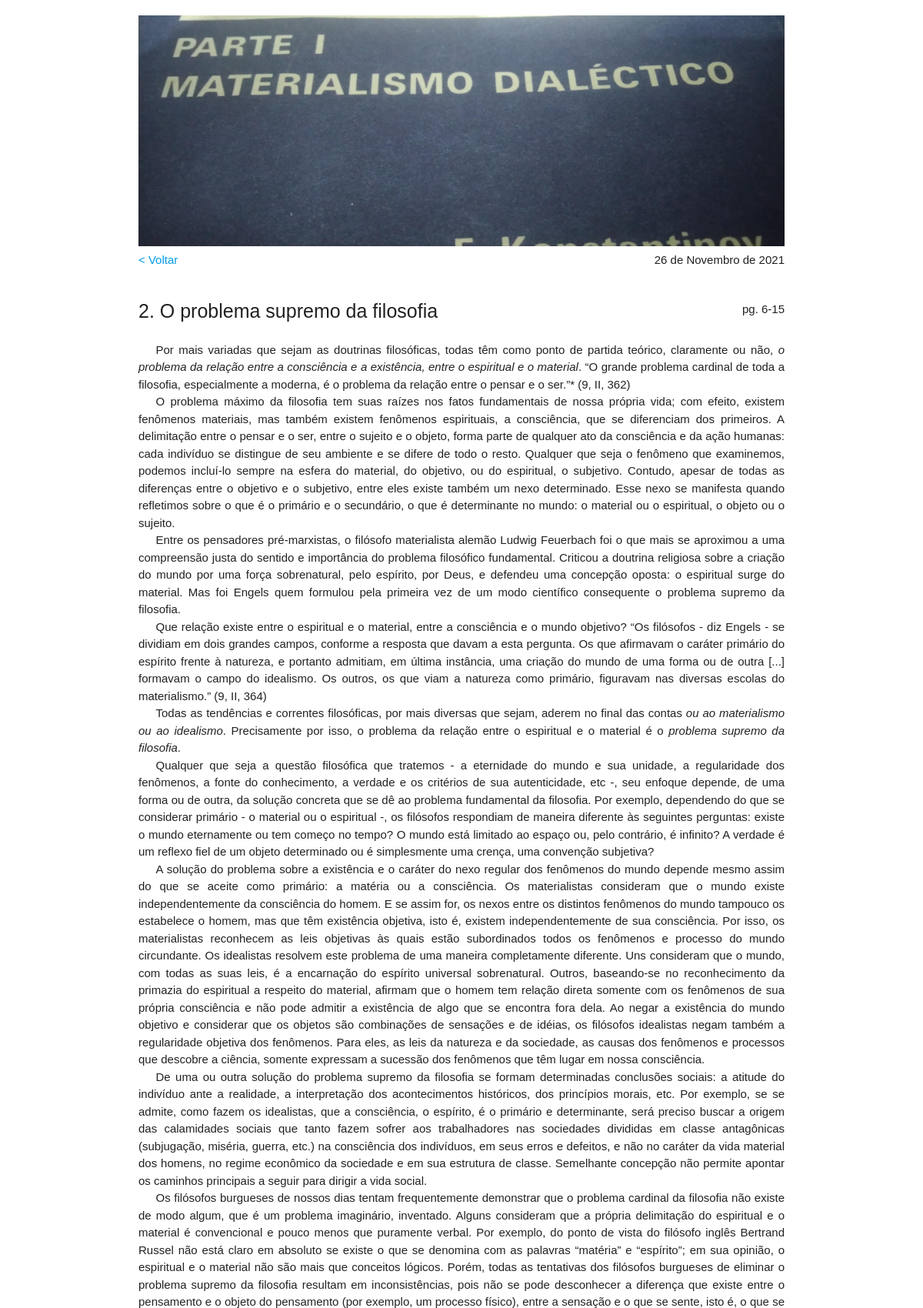
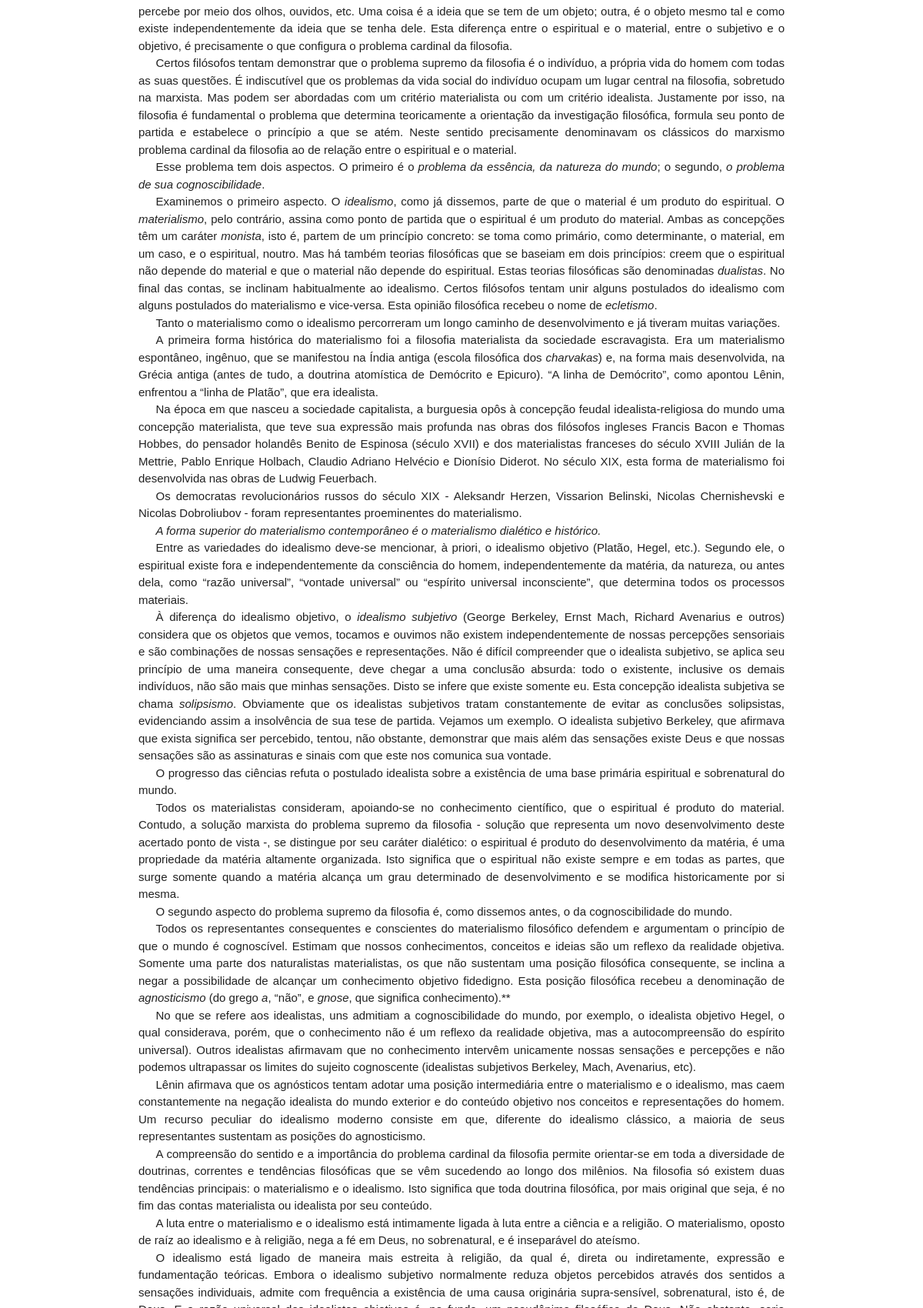
The page /post.php?post=3 (upper part) on the database its author committed (2 pictures, top to bottom).
### tables this page shows
CREATE TABLE `tb_posts` (
  `id` int(11) NOT NULL,
  `thumbnail` varchar(255) DEFAULT 'thumbnail_padrao.jpeg',
  `alt_thumbnail` varchar(255) DEFAULT 'thumbnail',
  `titulo` varchar(255) NOT NULL,
  `resumo` varchar(255) NOT NULL,
  `capa` varchar(255) NOT NULL DEFAULT 'capa_padrao.jpeg',
  `alt_capa` varchar(255) NOT NULL DEFAULT 'capa',
  `data` date NOT NULL DEFAULT current_timestamp(),
  `conteudo` longtext NOT NULL,
  `galeria` int(11) NOT NULL DEFAULT 0,
  `foto_galeria` varchar(255) DEFAULT NULL,
  `alt_foto_galeria` varchar(255) DEFAULT NULL,
  `legenda_galeria` varchar(255) DEFAULT NULL
);

### post.php (the view, shortened to what this page needs)
<?php
    include('./php/conexao_bd.php');
    $id_post = $_GET["post"];
    $query = "SELECT * FROM tb_posts WHERE id=$id_post";
    $resultado = $conexao->query($query);
    $post = $resultado->fetch_assoc();
    if ($resultado->num_rows == 0){
        echo "<html><h1>Sem posts por aqui...</h1></html>";
    }
    else{
        $data_array = explode("-", $post["data"]);
        $meses = ["Janeiro", "Fevereiro", "Março", "Abril", "Maio", "Junho", "Julho", "Agosto", "Setembro", "Outubro", "Novembro", "Dezembro"];
        $mes = $data_array[1]-1;
        $data_formatada = "$data_array[2] de $meses[$mes] de $data_array[0]";
        $conteudo = str_replace("\\n", "", $post["conteudo"]);
?>
<!DOCTYPE html>
<html lang="pt-br">
<head>
    <link rel="stylesheet" href="https://cdnjs.cloudflare.com/ajax/libs/materialize/1.0.0/css/materialize.min.css">
    <link rel="stylesheet" href="https://cdnjs.cloudflare.com/ajax/libs/font-awesome/5.15.2/css/all.min.css" />
    <link rel="stylesheet" href="css/main.css">
    <link rel="stylesheet" href="css/post.css">
</head>
    <body class="container">
        <img class="capa" src='<?php echo "./img/".$post['id']."/".$post["capa"]; ?>' alt="">
        <span style="float: right;" id="dataPost"><?php echo $data_formatada; ?></span>
        <a href="index.php">&lt; Voltar</a>
        <section class="secaoPost">
            <div>
                <?php echo $conteudo; ?>
            </div>
        </section>
    </body>
</html>
<?php } ?>

### css/main.css (style rules this page uses)
* { padding: 0; margin: 0; }
html { font-family: Verdana, Geneva, Tahoma, sans-serif; }
body { height: 100%; align-items: center; justify-content: center; margin: 15px; padding-bottom: 150px; }
h1 { font-size: 25px; }

### css/post.css (style rules this page uses)
.secaoPost { text-align: justify; text-justify: inter-word; }
.capa { margin-top: 20px; width: 100%; height: 300px; object-fit: cover; }

### post.php (style rules this page uses)
p { text-indent: 1.5em; margin-top: 0 }

### rows shown on the page
tb_posts: capa (picture), data "26 de Novembro de 2021", conteudo "pg. 6-15 2. O problema supremo da filosofia Por mais variadas que sejam as doutrinas filosóficas, todas têm como ponto de partida teórico, claramente ou não, o problema da relação entre a consciência e a existência, entre o espiritual e o material . “O grande problema cardinal de toda a filosofia, especialmente a moderna, é o problema da relação entre o pensar e o ser.”* (9, II, 362) O problema máximo da filosofia tem suas raízes nos fatos fundamentais de nossa própria vida; com efeito, existem fenômenos materiais, mas também existem fenômenos espirituais, a consciência, que se diferenciam dos primeiros. A delimitação entre o pensar e o ser, entre o sujeito e o objeto, forma parte de…"
